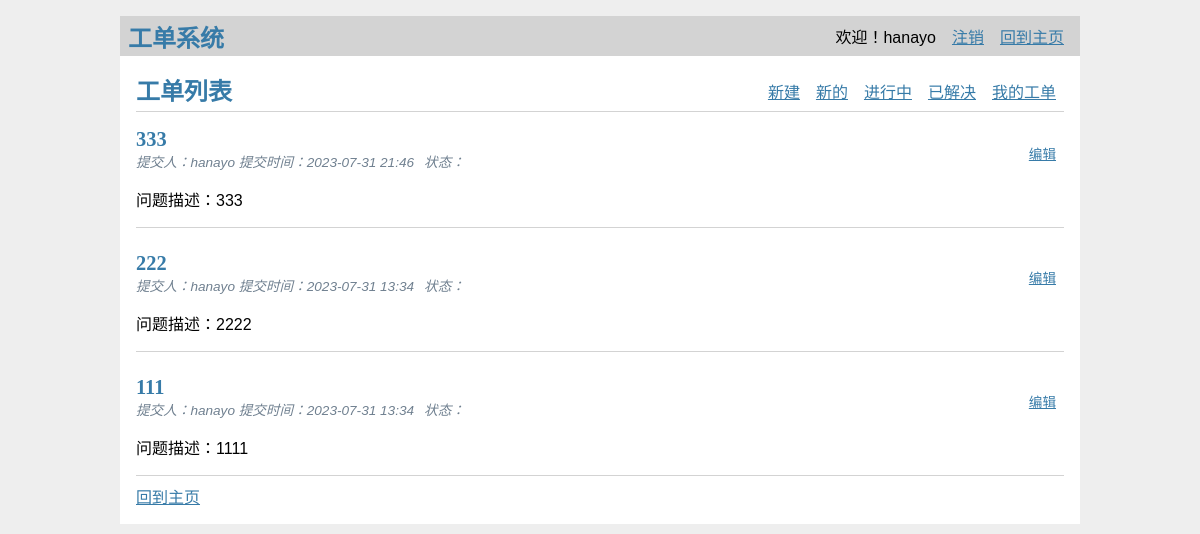
The page / (signed in) on the database as committed earlier.
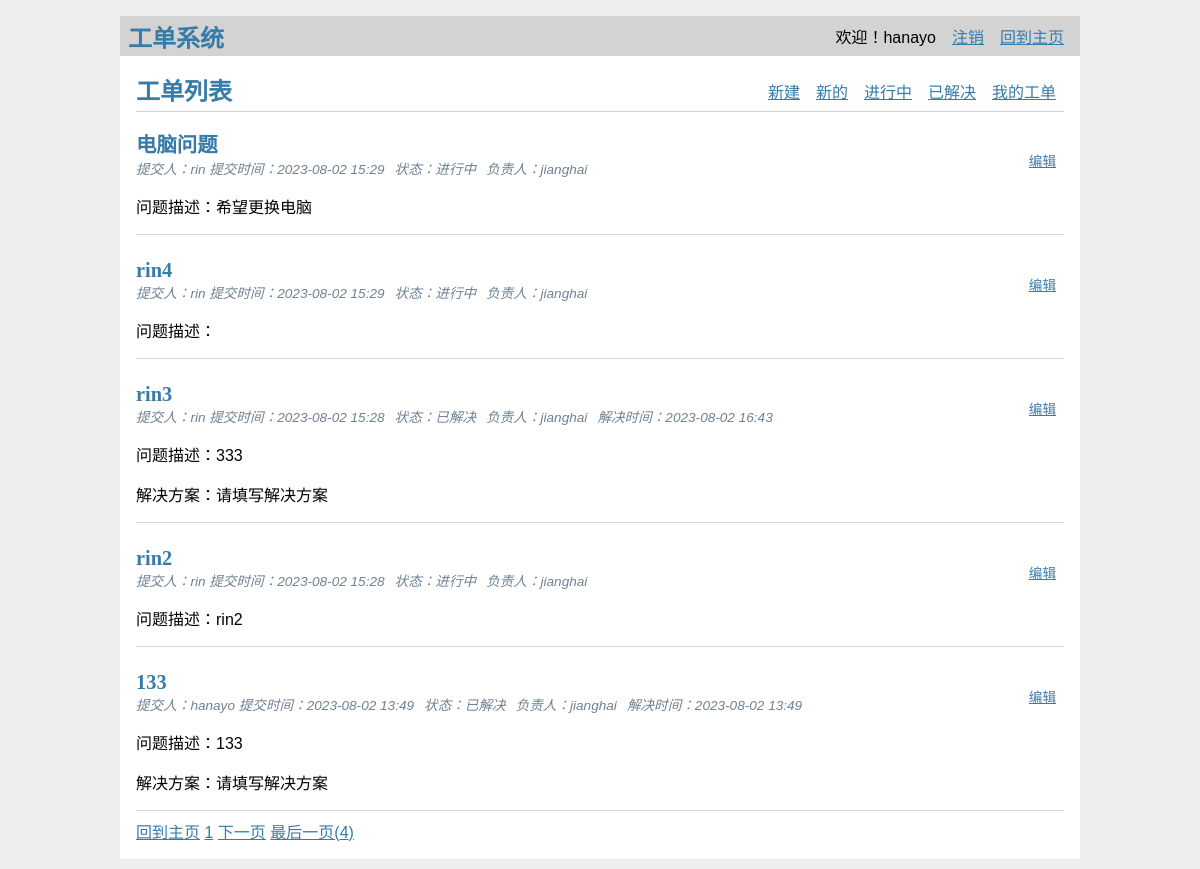
The same page on the database as committed later.
### tables this page shows
CREATE TABLE post (
  id INTEGER PRIMARY KEY AUTOINCREMENT,
  author_id INTEGER NOT NULL,
  created TIMESTAMP NOT NULL DEFAULT CURRENT_TIMESTAMP,
  title TEXT NOT NULL,
  body TEXT NOT NULL,
  category TEXT NOT NULL,
  status TEXT NOT NULL,
  solution TEXT,
  owner TEXT,
  done TIMESTAMP,
  FOREIGN KEY (author_id) REFERENCES user (id)
);

CREATE TABLE user (
  id INTEGER PRIMARY KEY AUTOINCREMENT,
  username TEXT UNIQUE NOT NULL,
  password TEXT NOT NULL
);

### flaskr/blog.py (the view)
@bp.route('/')
@login_required  # 该装饰器表示该页面需要登录，否则就转到登录页
def index(page=1, key_word=None):
    key_word = key_word
    num_s = (page-1) * PAGE_SIZE
    db = get_db()
    current_userid = session['user_id']
    is_admin = False
    if current_userid in admins:
        is_admin = True
    posts, total_page = get_pages_data(is_admin, current_userid, db, num_s, PAGE_SIZE, key_word)
    return render_template('blog/index.html', posts=posts, s_dict=status_dict,
                           is_admin=is_admin, key_word=key_word, total_page=total_page, page_num=page)

### flaskr/auth.py (called while the page is built)
@bp.before_app_request
def load_logged_in_user():
    user_id = session.get('user_id')
    if user_id is None:
        g.user = None
    else:
        g.user = get_db().execute(
            'SELECT * FROM user WHERE id = ?', (user_id,)
        ).fetchone()

def login_required(view):
    @functools.wraps(view)
    def wrapped_view(**kwargs):
        if g.user is None:
            return redirect(url_for('auth.login'))
        return view(**kwargs)
    return wrapped_view

### flaskr/db.py (called while the page is built)
def get_db():
    if 'db' not in g:
        g.db = sqlite3.connect(
            current_app.config['DATABASE'],
            detect_types=sqlite3.PARSE_DECLTYPES
        )
        g.db.row_factory = sqlite3.Row
    return g.db

### flaskr/templates/blog/index.html (shortened to what this page needs)
{% extends 'base.html' %}
{% block header %}
  <h1>{% block title %}工单列表{% endblock %}</h1>
  {% if g.user %}
    <a class="action" href="{{ url_for('blog.create') }}">新建</a>
  {% endif %}
  {% if is_admin %}
    <a class="action" href="{{ url_for('blog.filter_display', status='new', page=1) }}">新的</a>
    <a class="action" href="{{ url_for('blog.filter_display', status='ongoing', page=1) }}">进行中</a>
    <a class="action" href="{{ url_for('blog.filter_display', status='closed', page=1) }}">已解决</a>
    <a class="action" href="{{ url_for('blog.filter_my', owner=session['user_id']) }}">我的工单</a>
  {% endif %}
{% endblock %}
{% block content %}
  {% for post in posts %}
    <article class="post">
      <header>
        <div>
          <h1>{{ post['title'] }}</h1>
          <div class="about">提交人：{{ post['username'] }} 提交时间：{{ post['created'].strftime('%Y-%m-%d %H:%M') }}</div>
          <div class="about">状态：{{s_dict[post['status']]}} </div>
          {% if not post['owner'] == None %}
          <div class="about">负责人：{{post['owner']}} </div>
          {% endif %}
          {% if post['status'] == "closed" %}
          <div class="about">解决时间：{{post['done'].strftime('%Y-%m-%d %H:%M')}} </div>
          {% endif %}
        </div>
        {% if is_admin%}
          <a class="action" href="{{ url_for('blog.update', id=post['id'], key=key_word, filter=filter,page=page_num) }}">编辑</a>
        {% endif %}
      </header>
      <p class="body">问题描述：{{ post['body'] }}</p>
      {% if post['status'] == 'closed' %}
      <p class="body">解决方案：{{ post['solution'] }}</p>
      {% endif %}
    </article>
    {% if not loop.last %}
      <hr>
    {% endif %}
  {% endfor %}
    <hr>
    <a class="action" href="{{ url_for('blog.index') }}">回到主页</a>
    {% if total_page > 1 and not key_word %}
    <a class="action" href="{{ url_for('blog.filter_display', status='ongoing') }}">{{page_num}}</a>
        {% if total_page > page_num %}
    <a class="action" href="{{ url_for('blog.pre_page', page=(page_num+1)) }}">下一页</a>
    <a class="action" href="{{ url_for('blog.pre_page', page=total_page) }}">最后一页({{total_page}})</a>
        {% endif %}
    {% endif %}
{% endblock %}

Rows that differ between the two databases and show on the page:
no longer on this page (row edited): post: title "333", username "hanayo", created "2023-07-31 21:46", body "333"
removed post: title "222", username "hanayo", created "2023-07-31 13:34", body "2222"
no longer on this page (row edited): post: title "111", username "hanayo", created "2023-07-31 13:34", body "1111"
added post: title "电脑问题", username "rin", created "2023-08-02 15:29", status "进行中", owner "jianghai", body "希望更换电脑"
added post: title "rin4", username "rin", created "2023-08-02 15:29", status "进行中", owner "jianghai"
added post: title "rin3", username "rin", created "2023-08-02 15:28", status "已解决", owner "jianghai", done "2023-08-02 16:43", body "333", solution "请填写解决方案"
added post: title "rin2", username "rin", created "2023-08-02 15:28", status "进行中", owner "jianghai", body "rin2"
added post: title "133", username "hanayo", created "2023-08-02 13:49", status "已解决", owner "jianghai", done "2023-08-02 13:49", body "133", solution "请填写解决方案"
Other text that changed with them:
{{ page_num }}: (not shown) → "1"
{{ total_page }}: (not shown) → "4"
text now shown: "下一页 最后一页( )"
